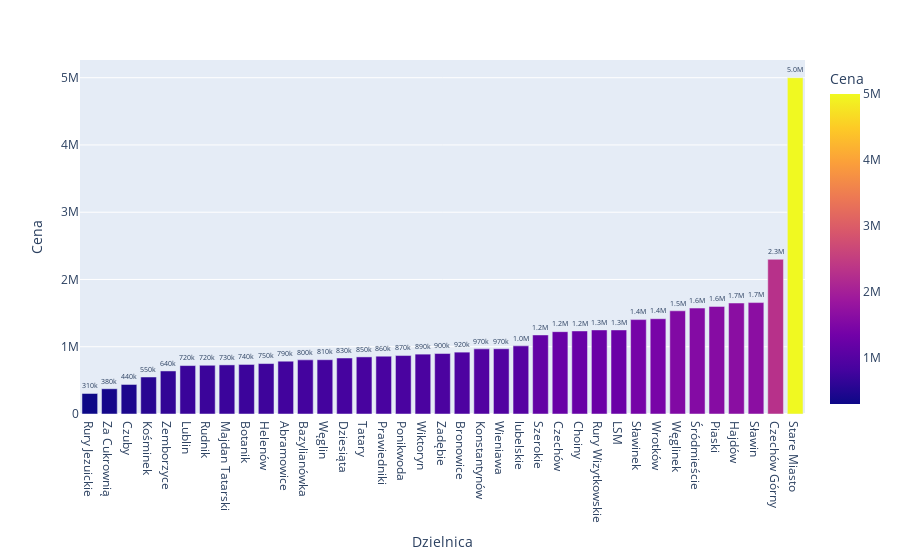

This figure's notebook cell:
### Code cell
df = data.groupby('Dzielnica').mean().reset_index()

df = df.sort_values(by=['Cena'])
fig = px.bar(df, x='Dzielnica', y='Cena', text='Cena', color='Cena')
fig.update_traces(texttemplate='%{text:.2s}', textposition='outside')
fig.update_layout(showlegend=False,)

fig.show()

### Figure 1 — Plotly figure (JSON) as saved in the notebook; plotly's stock layout.template omitted (floating-point values rounded to 4 significant figures)
{"data": [{"alignmentgroup": "True", "hovertemplate": "Dzielnica=%{x}<br>Cena=%{marker.color}<extra></extra>", "legendgroup": "", "marker": {"color": [305000, 375000, 439000, 550000, 640000, 720000, 724500, 730000, 736700.0, 750000, 785600, 804750, 807000, 832200.0, 849000, 860000, 869200.0, 890000, 899000, 919700.0, 968400, 970000, 1013000.0, 1175500, 1224000, 1234800, 1250000, 1250000, 1404000.0, 1417000.0, 1534000.0, 1575000, 1600000, 1650000, 1656360, 2300000, 5000000], "coloraxis": "coloraxis", "pattern": {"shape": ""}}, "name": "", "offsetgroup": "", "orientation": "v", "showlegend": false, "text": [305000, 375000, 439000, 550000, 640000, 720000, 724500, 730000, 736700.0, 750000, 785600, 804750, 807000, 832200.0, 849000, 860000, 869200.0, 890000, 899000, 919700.0, 968400, 970000, 1013000.0, 1175500, 1224000, 1234800, 1250000, 1250000, 1404000.0, 1417000.0, 1534000.0, 1575000, 1600000, 1650000, 1656360, 2300000, 5000000], "textposition": "outside", "texttemplate": "%{text:.2s}", "type": "bar", "x": ["Rury Jezuickie", "Za Cukrownią", "Czuby", "Kośminek", "Zemborzyce", "Lublin", "Rudnik", "Majdan Tatarski", "Botanik", "Helenów", "Abramowice", "Bazylianówka", "Węglin", "Dziesiąta", "Tatary", "Prawiedniki", "Ponikwoda", "Wiktoryn", "Zadębie", "Bronowice", "Konstantynów", "Wieniawa", "lubelskie", "Szerokie", "Czechów", "Choiny", "Rury Wizytkowskie", "LSM", "Sławinek", "Wrotków", "Węglinek", "Śródmieście", "Piaski", "Hajdów", "Sławin", "Czechów Górny", "Stare Miasto"], "xaxis": "x", "y": [305000, 375000, 439000, 550000, 640000, 720000, 724500, 730000, 736700.0, 750000, 785600, 804750, 807000, 832200.0, 849000, 860000, 869200.0, 890000, 899000, 919700.0, 968400, 970000, 1013000.0, 1175500, 1224000, 1234800, 1250000, 1250000, 1404000.0, 1417000.0, 1534000.0, 1575000, 1600000, 1650000, 1656360, 2300000, 5000000], "yaxis": "y"}], "layout": {"barmode": "relative", "coloraxis": {"colorbar": {"title": {"text": "Cena"}}, "colorscale": [[0, "#0d0887"], [0.1111, "#46039f"], [0.2222, "#7201a8"], [0.3333, "#9c179e"], [0.4444, "#bd3786"], [0.5556, "#d8576b"], [0.6667, "#ed7953"], [0.7778, "#fb9f3a"], [0.8889, "#fdca26"], [1, "#f0f921"]]}, "legend": {"tracegroupgap": 0}, "margin": {"t": 60}, "showlegend": false, "xaxis": {"anchor": "y", "domain": [0, 1], "title": {"text": "Dzielnica"}}, "yaxis": {"anchor": "x", "domain": [0, 1], "title": {"text": "Cena"}}}}
